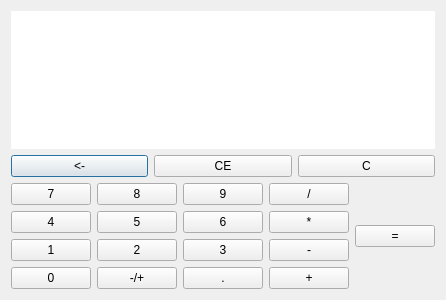
<?xml version="1.0" encoding="UTF-8"?>
<ui version="4.0">
 <class>Dialog</class>
 <widget class="QDialog" name="Dialog">
  <property name="geometry">
   <rect>
    <x>0</x>
    <y>0</y>
    <width>400</width>
    <height>300</height>
   </rect>
  </property>
  <property name="windowTitle">
   <string>Dialog</string>
  </property>
  <layout class="QVBoxLayout" name="verticalLayout_5">
   <item>
    <widget class="QTextEdit" name="textEdit">
     <property name="frameShape">
      <enum>QFrame::NoFrame</enum>
     </property>
     <property name="midLineWidth">
      <number>1</number>
     </property>
    </widget>
   </item>
   <item>
    <layout class="QHBoxLayout" name="horizontalLayout_3">
     <item>
      <widget class="QPushButton" name="pushButton">
       <property name="text">
        <string>&lt;-</string>
       </property>
      </widget>
     </item>
     <item>
      <widget class="QPushButton" name="pushButton_7">
       <property name="text">
        <string>CE</string>
       </property>
      </widget>
     </item>
     <item>
      <widget class="QPushButton" name="pushButton_2">
       <property name="text">
        <string>C</string>
       </property>
      </widget>
     </item>
    </layout>
   </item>
   <item>
    <layout class="QHBoxLayout" name="horizontalLayout_2">
     <item>
      <layout class="QHBoxLayout" name="horizontalLayout">
       <item>
        <layout class="QVBoxLayout" name="verticalLayout">
         <item>
          <widget class="QPushButton" name="pushButton_22">
           <property name="text">
            <string>7</string>
           </property>
          </widget>
         </item>
         <item>
          <widget class="QPushButton" name="pushButton_23">
           <property name="text">
            <string>4</string>
           </property>
          </widget>
         </item>
         <item>
          <widget class="QPushButton" name="pushButton_24">
           <property name="text">
            <string>1</string>
           </property>
          </widget>
         </item>
         <item>
          <widget class="QPushButton" name="pushButton_25">
           <property name="text">
            <string>0</string>
           </property>
          </widget>
         </item>
        </layout>
       </item>
       <item>
        <layout class="QVBoxLayout" name="verticalLayout_2">
         <item>
          <widget class="QPushButton" name="pushButton_21">
           <property name="text">
            <string>8</string>
           </property>
          </widget>
         </item>
         <item>
          <widget class="QPushButton" name="pushButton_10">
           <property name="text">
            <string>5</string>
           </property>
          </widget>
         </item>
         <item>
          <widget class="QPushButton" name="pushButton_6">
           <property name="text">
            <string>2</string>
           </property>
          </widget>
         </item>
         <item>
          <widget class="QPushButton" name="pushButton_11">
           <property name="text">
            <string>-/+</string>
           </property>
          </widget>
         </item>
        </layout>
       </item>
       <item>
        <layout class="QVBoxLayout" name="verticalLayout_3">
         <item>
          <widget class="QPushButton" name="pushButton_12">
           <property name="text">
            <string>9</string>
           </property>
          </widget>
         </item>
         <item>
          <widget class="QPushButton" name="pushButton_13">
           <property name="text">
            <string>6</string>
           </property>
          </widget>
         </item>
         <item>
          <widget class="QPushButton" name="pushButton_14">
           <property name="text">
            <string>3</string>
           </property>
          </widget>
         </item>
         <item>
          <widget class="QPushButton" name="pushButton_15">
           <property name="text">
            <string>.</string>
           </property>
          </widget>
         </item>
        </layout>
       </item>
       <item>
        <layout class="QVBoxLayout" name="verticalLayout_4">
         <item>
          <widget class="QPushButton" name="pushButton_16">
           <property name="text">
            <string>/</string>
           </property>
          </widget>
         </item>
         <item>
          <widget class="QPushButton" name="pushButton_17">
           <property name="text">
            <string>*</string>
           </property>
          </widget>
         </item>
         <item>
          <widget class="QPushButton" name="pushButton_18">
           <property name="text">
            <string>-</string>
           </property>
          </widget>
         </item>
         <item>
          <widget class="QPushButton" name="pushButton_19">
           <property name="text">
            <string>+</string>
           </property>
          </widget>
         </item>
        </layout>
       </item>
      </layout>
     </item>
     <item>
      <widget class="QPushButton" name="pushButton_20">
       <property name="baseSize">
        <size>
         <width>0</width>
         <height>0</height>
        </size>
       </property>
       <property name="text">
        <string>=</string>
       </property>
       <property name="iconSize">
        <size>
         <width>20</width>
         <height>20</height>
        </size>
       </property>
      </widget>
     </item>
    </layout>
   </item>
  </layout>
 </widget>
 <resources/>
 <connections/>
</ui>
